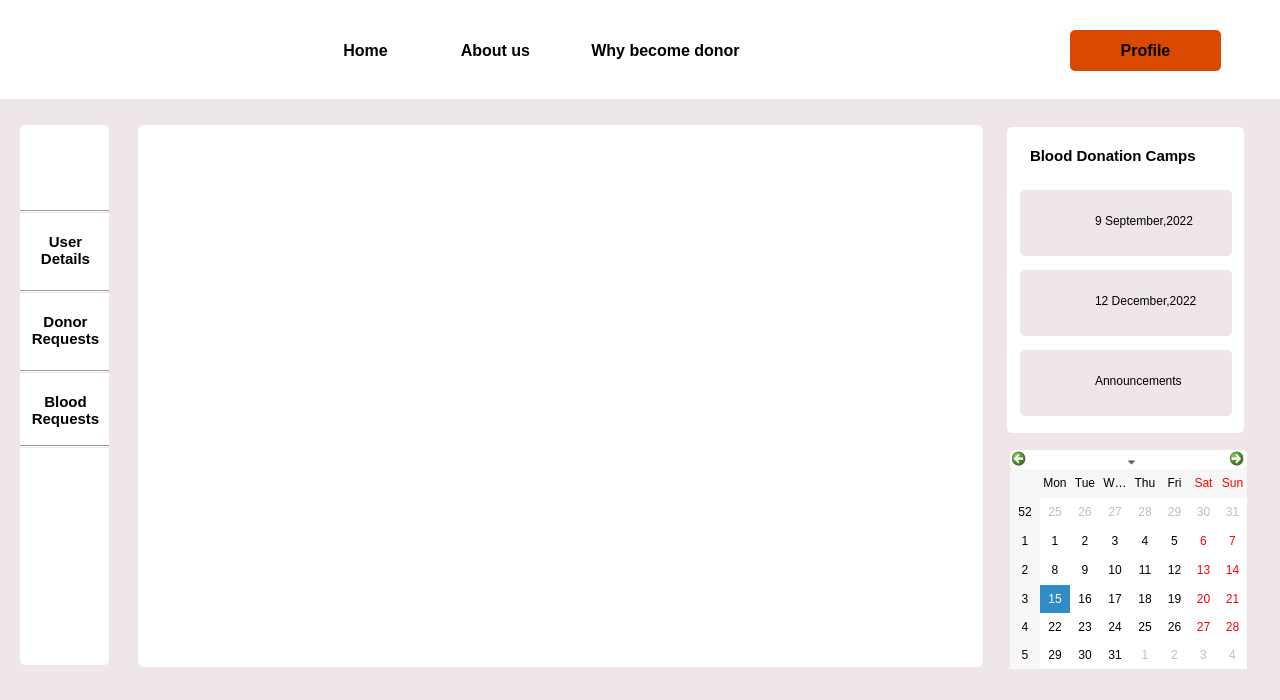
<?xml version="1.0" encoding="UTF-8"?>
<ui version="4.0">
 <class>donor_request</class>
 <widget class="QDialog" name="donor_request">
  <property name="geometry">
   <rect>
    <x>0</x>
    <y>0</y>
    <width>1280</width>
    <height>700</height>
   </rect>
  </property>
  <property name="windowTitle">
   <string>Dialog</string>
  </property>
  <property name="styleSheet">
   <string notr="true">background-color:#EFE6E7;</string>
  </property>
  <widget class="QLabel" name="label_28">
   <property name="geometry">
    <rect>
     <x>1030</x>
     <y>280</y>
     <width>52</width>
     <height>52</height>
    </rect>
   </property>
   <property name="styleSheet">
    <string notr="true">background-image: url(:/img/Images/blood.png);</string>
   </property>
   <property name="text">
    <string/>
   </property>
  </widget>
  <widget class="QLabel" name="label_5">
   <property name="geometry">
    <rect>
     <x>35</x>
     <y>140</y>
     <width>63</width>
     <height>61</height>
    </rect>
   </property>
   <property name="styleSheet">
    <string notr="true">background-color: rgb(255, 255, 255);
border-image: url(:/img/Images/Profile.png);</string>
   </property>
   <property name="text">
    <string/>
   </property>
  </widget>
  <widget class="QLabel" name="label_31">
   <property name="geometry">
    <rect>
     <x>1095</x>
     <y>280</y>
     <width>131</width>
     <height>41</height>
    </rect>
   </property>
   <property name="text">
    <string>12 December,2022</string>
   </property>
  </widget>
  <widget class="QLabel" name="label_24">
   <property name="geometry">
    <rect>
     <x>1020</x>
     <y>190</y>
     <width>212</width>
     <height>66</height>
    </rect>
   </property>
   <property name="styleSheet">
    <string notr="true">border-radius:5px;</string>
   </property>
   <property name="text">
    <string/>
   </property>
  </widget>
  <widget class="QLabel" name="label_29">
   <property name="geometry">
    <rect>
     <x>1030</x>
     <y>360</y>
     <width>51</width>
     <height>41</height>
    </rect>
   </property>
   <property name="styleSheet">
    <string notr="true">border-image: url(:/img/Images/announcement.png);</string>
   </property>
   <property name="text">
    <string/>
   </property>
  </widget>
  <widget class="QLabel" name="label_23">
   <property name="geometry">
    <rect>
     <x>1030</x>
     <y>140</y>
     <width>201</width>
     <height>31</height>
    </rect>
   </property>
   <property name="font">
    <font>
     <pointsize>11</pointsize>
     <bold>true</bold>
    </font>
   </property>
   <property name="styleSheet">
    <string notr="true">background-color: rgb(255, 255, 255);</string>
   </property>
   <property name="text">
    <string>Blood Donation Camps</string>
   </property>
  </widget>
  <widget class="Line" name="line_3">
   <property name="geometry">
    <rect>
     <x>20</x>
     <y>370</y>
     <width>89</width>
     <height>3</height>
    </rect>
   </property>
   <property name="orientation">
    <enum>Qt::Horizontal</enum>
   </property>
  </widget>
  <widget class="Line" name="line">
   <property name="geometry">
    <rect>
     <x>20</x>
     <y>210</y>
     <width>89</width>
     <height>3</height>
    </rect>
   </property>
   <property name="orientation">
    <enum>Qt::Horizontal</enum>
   </property>
  </widget>
  <widget class="QLabel" name="label">
   <property name="geometry">
    <rect>
     <x>0</x>
     <y>0</y>
     <width>1280</width>
     <height>99</height>
    </rect>
   </property>
   <property name="styleSheet">
    <string notr="true">background-color: rgb(255, 255, 255);</string>
   </property>
   <property name="text">
    <string/>
   </property>
  </widget>
  <widget class="QLabel" name="label_3">
   <property name="geometry">
    <rect>
     <x>138</x>
     <y>125</y>
     <width>845</width>
     <height>542</height>
    </rect>
   </property>
   <property name="styleSheet">
    <string notr="true">background-color: rgb(255, 255, 255);
border-radius:5px;</string>
   </property>
   <property name="text">
    <string/>
   </property>
  </widget>
  <widget class="QLabel" name="label_30">
   <property name="geometry">
    <rect>
     <x>1095</x>
     <y>200</y>
     <width>131</width>
     <height>41</height>
    </rect>
   </property>
   <property name="text">
    <string>9 September,2022</string>
   </property>
  </widget>
  <widget class="QPushButton" name="my_details_2">
   <property name="geometry">
    <rect>
     <x>25</x>
     <y>300</y>
     <width>81</width>
     <height>61</height>
    </rect>
   </property>
   <property name="font">
    <font>
     <pointsize>11</pointsize>
     <bold>true</bold>
    </font>
   </property>
   <property name="styleSheet">
    <string notr="true">
 background-color:rgb(255, 255, 255);
border-radius:5px;
</string>
   </property>
   <property name="text">
    <string>Donor
Requests</string>
   </property>
  </widget>
  <widget class="QPushButton" name="my_details_3">
   <property name="geometry">
    <rect>
     <x>25</x>
     <y>380</y>
     <width>81</width>
     <height>61</height>
    </rect>
   </property>
   <property name="font">
    <font>
     <pointsize>11</pointsize>
     <bold>true</bold>
    </font>
   </property>
   <property name="styleSheet">
    <string notr="true">
 background-color:rgb(255, 255, 255);
border-radius:5px;
</string>
   </property>
   <property name="text">
    <string>Blood
Requests</string>
   </property>
  </widget>
  <widget class="QPushButton" name="login">
   <property name="geometry">
    <rect>
     <x>1070</x>
     <y>30</y>
     <width>151</width>
     <height>41</height>
    </rect>
   </property>
   <property name="font">
    <font>
     <pointsize>12</pointsize>
     <bold>true</bold>
    </font>
   </property>
   <property name="styleSheet">
    <string notr="true">#login
{
 background-color:rgb(218, 73, 0);
border-radius:5px;
}</string>
   </property>
   <property name="text">
    <string>Profile</string>
   </property>
  </widget>
  <widget class="Line" name="line_4">
   <property name="geometry">
    <rect>
     <x>20</x>
     <y>445</y>
     <width>89</width>
     <height>3</height>
    </rect>
   </property>
   <property name="orientation">
    <enum>Qt::Horizontal</enum>
   </property>
  </widget>
  <widget class="QLabel" name="label_26">
   <property name="geometry">
    <rect>
     <x>1020</x>
     <y>270</y>
     <width>212</width>
     <height>66</height>
    </rect>
   </property>
   <property name="styleSheet">
    <string notr="true">border-radius:5px;</string>
   </property>
   <property name="text">
    <string/>
   </property>
  </widget>
  <widget class="QLabel" name="label_7">
   <property name="geometry">
    <rect>
     <x>20</x>
     <y>0</y>
     <width>81</width>
     <height>91</height>
    </rect>
   </property>
   <property name="styleSheet">
    <string notr="true">background-color:rgb(255, 255, 255);
border-image: url(:/img/Images/logo1.png);</string>
   </property>
   <property name="text">
    <string/>
   </property>
  </widget>
  <widget class="QLabel" name="label_25">
   <property name="geometry">
    <rect>
     <x>1020</x>
     <y>350</y>
     <width>212</width>
     <height>66</height>
    </rect>
   </property>
   <property name="styleSheet">
    <string notr="true">border-radius:5px;</string>
   </property>
   <property name="text">
    <string/>
   </property>
  </widget>
  <widget class="QCalendarWidget" name="calendarWidget">
   <property name="geometry">
    <rect>
     <x>1010</x>
     <y>450</y>
     <width>237</width>
     <height>219</height>
    </rect>
   </property>
   <property name="styleSheet">
    <string notr="true">background-color: rgb(255, 255, 255);
border-radius:5px;</string>
   </property>
  </widget>
  <widget class="QLabel" name="label_32">
   <property name="geometry">
    <rect>
     <x>1095</x>
     <y>360</y>
     <width>131</width>
     <height>41</height>
    </rect>
   </property>
   <property name="text">
    <string>Announcements</string>
   </property>
  </widget>
  <widget class="QPushButton" name="why">
   <property name="geometry">
    <rect>
     <x>550</x>
     <y>30</y>
     <width>231</width>
     <height>41</height>
    </rect>
   </property>
   <property name="font">
    <font>
     <pointsize>12</pointsize>
     <bold>true</bold>
    </font>
   </property>
   <property name="styleSheet">
    <string notr="true">#why

{
 background-color:rgb(255, 255, 255);
border-radius:5px;
}</string>
   </property>
   <property name="text">
    <string>Why become donor</string>
   </property>
  </widget>
  <widget class="QLabel" name="label_27">
   <property name="geometry">
    <rect>
     <x>1030</x>
     <y>200</y>
     <width>52</width>
     <height>52</height>
    </rect>
   </property>
   <property name="styleSheet">
    <string notr="true">background-image: url(:/img/Images/blood.png);</string>
   </property>
   <property name="text">
    <string/>
   </property>
  </widget>
  <widget class="QPushButton" name="my_details">
   <property name="geometry">
    <rect>
     <x>25</x>
     <y>220</y>
     <width>81</width>
     <height>61</height>
    </rect>
   </property>
   <property name="font">
    <font>
     <pointsize>11</pointsize>
     <bold>true</bold>
    </font>
   </property>
   <property name="styleSheet">
    <string notr="true">#my_details


{
 background-color:rgb(255, 255, 255);
border-radius:5px;
}</string>
   </property>
   <property name="text">
    <string>User
Details</string>
   </property>
  </widget>
  <widget class="QPushButton" name="home">
   <property name="geometry">
    <rect>
     <x>290</x>
     <y>30</y>
     <width>151</width>
     <height>41</height>
    </rect>
   </property>
   <property name="font">
    <font>
     <pointsize>12</pointsize>
     <bold>true</bold>
    </font>
   </property>
   <property name="styleSheet">
    <string notr="true">#home

{
 background-color:rgb(255, 255, 255);
border-radius:5px;
}</string>
   </property>
   <property name="text">
    <string>Home</string>
   </property>
  </widget>
  <widget class="QPushButton" name="about">
   <property name="geometry">
    <rect>
     <x>420</x>
     <y>30</y>
     <width>151</width>
     <height>41</height>
    </rect>
   </property>
   <property name="font">
    <font>
     <pointsize>12</pointsize>
     <bold>true</bold>
    </font>
   </property>
   <property name="styleSheet">
    <string notr="true">#about

{
 background-color:rgb(255, 255, 255);
border-radius:5px;
}</string>
   </property>
   <property name="text">
    <string>About us</string>
   </property>
  </widget>
  <widget class="QLabel" name="label_2">
   <property name="geometry">
    <rect>
     <x>20</x>
     <y>125</y>
     <width>89</width>
     <height>540</height>
    </rect>
   </property>
   <property name="styleSheet">
    <string notr="true">background-color: rgb(255, 255, 255);
border-radius:5px;</string>
   </property>
   <property name="text">
    <string/>
   </property>
  </widget>
  <widget class="Line" name="line_2">
   <property name="geometry">
    <rect>
     <x>20</x>
     <y>290</y>
     <width>89</width>
     <height>3</height>
    </rect>
   </property>
   <property name="orientation">
    <enum>Qt::Horizontal</enum>
   </property>
  </widget>
  <widget class="QLabel" name="label_4">
   <property name="geometry">
    <rect>
     <x>1007</x>
     <y>127</y>
     <width>237</width>
     <height>306</height>
    </rect>
   </property>
   <property name="styleSheet">
    <string notr="true">background-color: rgb(255, 255, 255);
border-radius:5px;</string>
   </property>
   <property name="text">
    <string/>
   </property>
  </widget>
  <zorder>label_3</zorder>
  <zorder>label_4</zorder>
  <zorder>label_2</zorder>
  <zorder>label_5</zorder>
  <zorder>label_24</zorder>
  <zorder>label_23</zorder>
  <zorder>line_3</zorder>
  <zorder>line</zorder>
  <zorder>label</zorder>
  <zorder>label_30</zorder>
  <zorder>my_details_2</zorder>
  <zorder>my_details_3</zorder>
  <zorder>login</zorder>
  <zorder>line_4</zorder>
  <zorder>label_26</zorder>
  <zorder>label_7</zorder>
  <zorder>label_25</zorder>
  <zorder>calendarWidget</zorder>
  <zorder>label_32</zorder>
  <zorder>why</zorder>
  <zorder>label_27</zorder>
  <zorder>my_details</zorder>
  <zorder>home</zorder>
  <zorder>about</zorder>
  <zorder>line_2</zorder>
  <zorder>label_31</zorder>
  <zorder>label_28</zorder>
  <zorder>label_29</zorder>
 </widget>
 <resources/>
 <connections/>
</ui>
